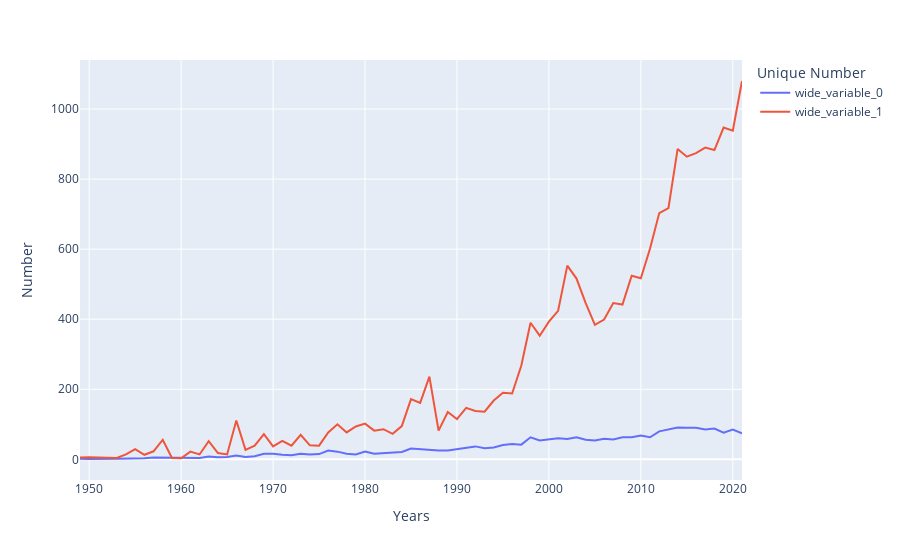

The notebook cell saved with this chart:
### Code cell
px.line(
    x=df_theme_by_yr.index[:-1],
    y=[df_theme_by_yr["n_theme"][:-1], df_sets_yoy["set_num"][:-1]],
    labels={"variable": "Unique Number", "x": "Years", "value": "Number"},
)
# need to use graph_object inplace of express for manually setting the legend variable

### Figure 1 — Plotly figure (JSON) as saved in the notebook; plotly's stock layout.template omitted (floating-point values rounded to 4 significant figures)
{"data": [{"hovertemplate": "Unique Number=wide_variable_0<br>Years=%{x}<br>Number=%{y}<extra></extra>", "legendgroup": "wide_variable_0", "line": {"color": "#636efa", "dash": "solid"}, "marker": {"symbol": "circle"}, "mode": "lines", "name": "wide_variable_0", "orientation": "v", "showlegend": true, "type": "scatter", "x": [1949, 1950, 1953, 1954, 1955, 1956, 1957, 1958, 1959, 1960, 1961, 1962, 1963, 1964, 1965, 1966, 1967, 1968, 1969, 1970, 1971, 1972, 1973, 1974, 1975, 1976, 1977, 1978, 1979, 1980, 1981, 1982, 1983, 1984, 1985, 1986, 1987, 1988, 1989, 1990, 1991, 1992, 1993, 1994, 1995, 1996, 1997, 1998, 1999, 2000, 2001, 2002, 2003, 2004, 2005, 2006, 2007, 2008, 2009, 2010, 2011, 2012, 2013, 2014, 2015, 2016, 2017, 2018, 2019, 2020, 2021], "xaxis": "x", "y": [2, 1, 2, 2, 4, 3, 5, 5, 3, 3, 5, 4, 8, 6, 7, 11, 7, 9, 16, 16, 13, 12, 16, 14, 15, 25, 22, 16, 14, 22, 16, 18, 19, 21, 31, 29, 26, 25, 25, 29, 32, 37, 32, 34, 41, 44, 42, 63, 54, 58, 60, 58, 63, 56, 54, 59, 57, 63, 63, 68, 63, 80, 85, 91, 90, 90, 85, 88, 76, 85, 74], "yaxis": "y"}, {"hovertemplate": "Unique Number=wide_variable_1<br>Years=%{x}<br>Number=%{y}<extra></extra>", "legendgroup": "wide_variable_1", "line": {"color": "#EF553B", "dash": "solid"}, "marker": {"symbol": "circle"}, "mode": "lines", "name": "wide_variable_1", "orientation": "v", "showlegend": true, "type": "scatter", "x": [1949, 1950, 1953, 1954, 1955, 1956, 1957, 1958, 1959, 1960, 1961, 1962, 1963, 1964, 1965, 1966, 1967, 1968, 1969, 1970, 1971, 1972, 1973, 1974, 1975, 1976, 1977, 1978, 1979, 1980, 1981, 1982, 1983, 1984, 1985, 1986, 1987, 1988, 1989, 1990, 1991, 1992, 1993, 1994, 1995, 1996, 1997, 1998, 1999, 2000, 2001, 2002, 2003, 2004, 2005, 2006, 2007, 2008, 2009, 2010, 2011, 2012, 2013, 2014, 2015, 2016, 2017, 2018, 2019, 2020, 2021], "xaxis": "x", "y": [5, 6, 4, 14, 29, 13, 23, 56, 4, 3, 22, 14, 52, 18, 14, 111, 27, 39, 72, 37, 53, 39, 70, 40, 39, 77, 100, 77, 94, 102, 82, 86, 73, 95, 172, 161, 236, 82, 135, 115, 147, 138, 136, 168, 190, 188, 268, 390, 353, 393, 424, 553, 516, 446, 384, 399, 446, 442, 524, 517, 602, 703, 717, 886, 864, 874, 890, 883, 947, 938, 1080], "yaxis": "y"}], "layout": {"legend": {"title": {"text": "Unique Number"}, "tracegroupgap": 0}, "margin": {"t": 60}, "xaxis": {"anchor": "y", "domain": [0, 1], "title": {"text": "Years"}}, "yaxis": {"anchor": "x", "domain": [0, 1], "title": {"text": "Number"}}}}
